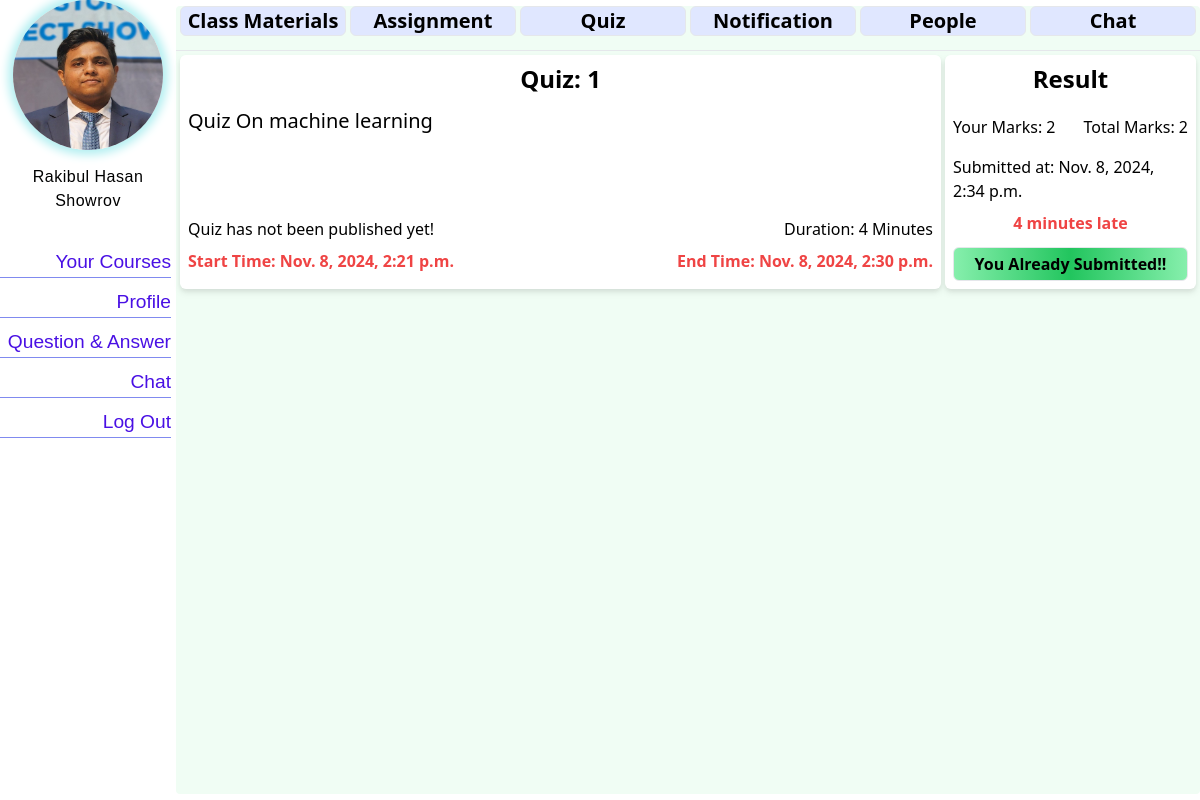
The page /course/2/student_quizes/ (signed in) on the database as committed earlier.
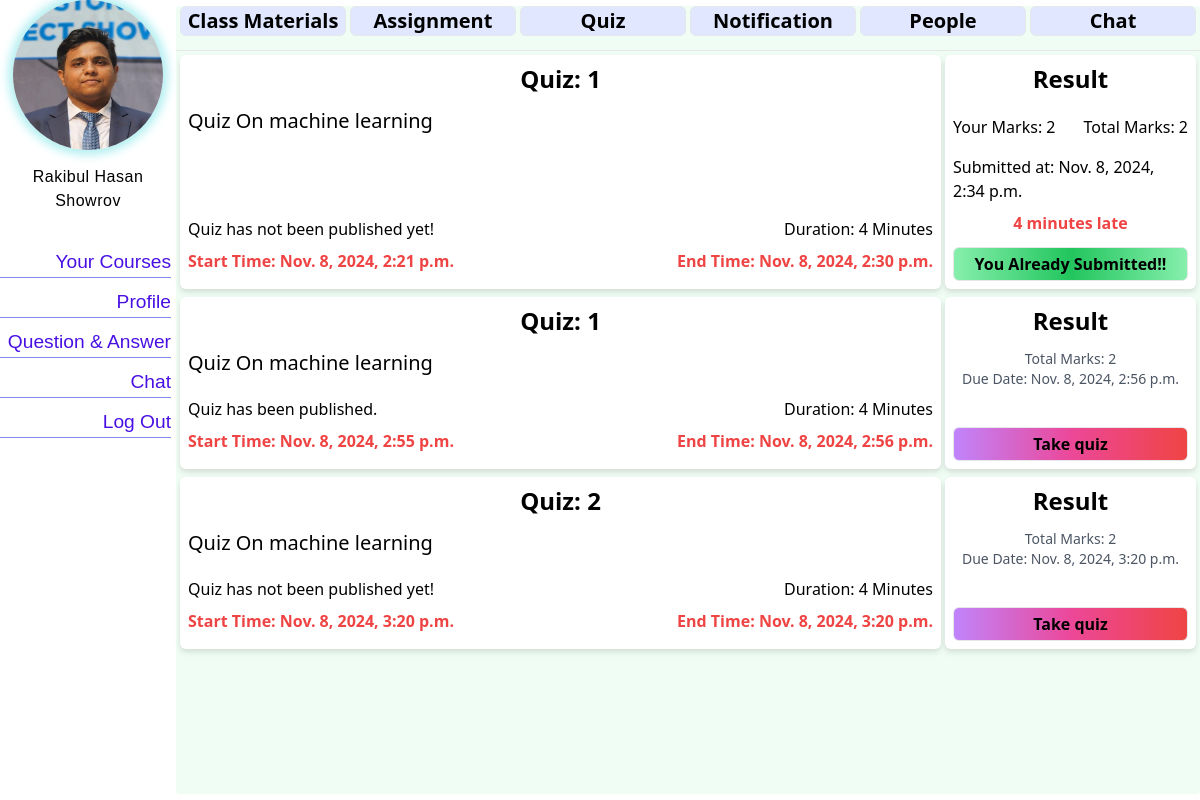
The same page on the database as committed later.
### courses/models.py (models this page shows, shortened)
class CourseQuiz(models.Model):
    course = models.ForeignKey(Course, on_delete=models.CASCADE, related_name='quizzes')
    title = models.CharField(max_length=30)
    quiz_number=models.PositiveSmallIntegerField(default=0)
    total_marks = models.IntegerField()
    duration = models.PositiveIntegerField(blank=False)
    start_time = models.DateTimeField(blank=False)  # Field for the start time
    end_time = models.DateTimeField(blank=False)    # Field for the end time
    publish_status=models.BooleanField(default=False)

class QuizResult(models.Model):
    quiz=models.ForeignKey(CourseQuiz,on_delete=models.CASCADE, related_name='quiz_results')
    student = models.ForeignKey('student.Student', on_delete=models.CASCADE, related_name='student_quiz_results',)
    obtained_marks=models.PositiveIntegerField(null=True)
    submit_time=models.DateTimeField(auto_now_add=True)
    class Meta:
        unique_together = ('quiz', 'student')

### courses/views.py (the view)
# urls.py: path('student_quizes/',views.quizes,name="quizes"),
@login_required
def quizes(request,pk):
    course=get_object_or_404(Course,pk=pk)
    quizes = CourseQuiz.objects.filter(course=course)
    student=get_object_or_404(Student,user=request.user)
    submitted_quizes = []
    for quiz in quizes:
        if QuizResult.objects.filter(quiz=quiz, student=student).exists():
            submitted_quizes.append(quiz.pk)
    print(submitted_quizes)
    context={
        "quizes":quizes,
        "course":course,
        'submitted_quizes': submitted_quizes,
    }
    return render(request,'course/quizes.html',context=context)

### courses/templatetags/course_filters.py (called while the page is built)
@register.filter(name='time_difference')
def time_difference(submit_time, end_time):
    diff = submit_time - end_time
    return diff.total_seconds() / 60  # Returns the difference in minutes

@register.filter(name='to_int')
def to_int(value):
    try:
        return int(value)
    except (ValueError, TypeError):
        return value

### e_Learning_Application/context_processors.py (called while the page is built, shortened)
def profile_context(request):
    context = {
    }
    if request.user.is_authenticated:
        student_profile = getattr(request.user, 'student_profile', None)
        teacher_profile = getattr(request.user, 'teacher_profile', None)
        if student_profile:
            context={
                'profile': student_profile,
                'is_student': True,
                'id': student_profile.student_id,
                'base_template': "stdbase.html"
            }
    return context

### templates/course/quizes.html (shortened to what the changed rows need)
{% extends 'course/courseDetails.html' %}
{% load static %}
{% load course_filters %}
{% block course_content %}
{% if quizes %}
    {% for q in quizes %}
    <div class="grid grid-cols-4 gap-1 drop-shadow-md p-1 rounded-md">
        <div class="col-span-3 bg-white rounded-md p-2 flex flex-col">
            <div class="text-center text-2xl text-black font-semibold">
                Quiz: {{ q.quiz_number }}
            </div>
            <div class="text-xl my-3 flex-grow">
                {{ q.title }}
            </div>
            <div class="flex justify-between font-medium my-2">
                <div>
                    {% if q.publish_status %}
                    Quiz has been published.
                    {% else %}
                    Quiz has not been published yet!
                    {% endif %}
                </div>
                <div>
                    Duration: {{ q.duration }} Minutes
                </div>
            </div>
            <div class="flex justify-between text-red-500 font-bold mb-2">
                <div>
                    Start Time: {{ q.start_time }}
                </div>
                <div>
                    End Time: {{ q.end_time }}
                </div>
            </div>
        </div>
        <div class="col-span-1 bg-white rounded-md p-2 flex flex-col justify-between h-full">
            <div class="text-center text-2xl text-black font-semibold mb-3">
                Result
            </div>
            {% if q.pk in submitted_quizes %}
                {% for r in q.quiz_results.all %}
                    {% if r.student == profile %}
                        <div class="flex justify-between my-2">
                            <div>Your Marks: {{ r.obtained_marks }}</div>
                            <div>Total Marks: {{ q.total_marks }}</div>
                        </div>
                        <div class="flex flex-col">
                            <div class="my-2">Submitted at: {{ r.submit_time }}</div>
                            <div>
                                {% if r.submit_time > q.end_time %}
                                    <h1 class="text-red-500 font-bold text-center">
                                        {% with late_minutes=r.submit_time|time_difference:q.end_time %}
                                            {% if late_minutes > 0 %}
                                                {{ late_minutes|to_int }} minutes late
                                            {% else %}
                                                On time
                                            {% endif %}
                                        {% endwith %}
                                    </h1>
                                {% else %}
                                    <h1 class="text-green-500 font-bold text-center">Submitted On Time</h1>
                                {% endif %}
                            </div>
                        </div>
                        <div class="w-full mx-auto my-3 mb-0 text-center border rounded-md bg-gradient-to-r from-green-300 via-green-500 to-green-300 h-auto font-semibold p-1">
                            You Already Submitted!!
                        </div>
                    {% endif %}
                {% endfor %}
            {% else %}
                <div class="text-center text-sm text-gray-600">
                    Total Marks: {{ q.total_marks }}
                </div>
                <div class="text-center text-sm text-gray-600">
                    Due Date: {{ q.end_time }}
                </div>
                <div class="mt-auto">
                    <a href="{% url 'courses:take_quiz' pk=q.pk %}">
                        <div class="w-full mx-auto my-3 mb-0 text-center border rounded-md bg-gradient-to-r from-purple-400 via-pink-500 to-red-500 h-auto font-semibold p-1">
                            Take quiz
                        </div>
                    </a>
                </div>
            {% endif %}
        </div>
    </div>
    {% endfor %}
{% else %}
    <div class="bg-red-500 mx-auto w-3/4 p-3 my-3 rounded-md">
        <h1 class="font-bold text-center">No Quizzes Found!</h1>
    </div>
{% endif %}
{% endblock %}

Rows that differ between the two databases and show on the page:
added CourseQuiz: quiz_number "1", title "Quiz On machine learning", publish_status "Quiz has been published.", duration "4", start_time "Nov. 8, 2024, 2:55 p.m.", end_time "Nov. 8, 2024, 2:56 p.m.", total_marks "2"
added CourseQuiz: quiz_number "2", title "Quiz On machine learning", publish_status "Quiz has not been published yet!", duration "4", start_time "Nov. 8, 2024, 3:20 p.m.", end_time "Nov. 8, 2024, 3:20 p.m.", total_marks "2"
